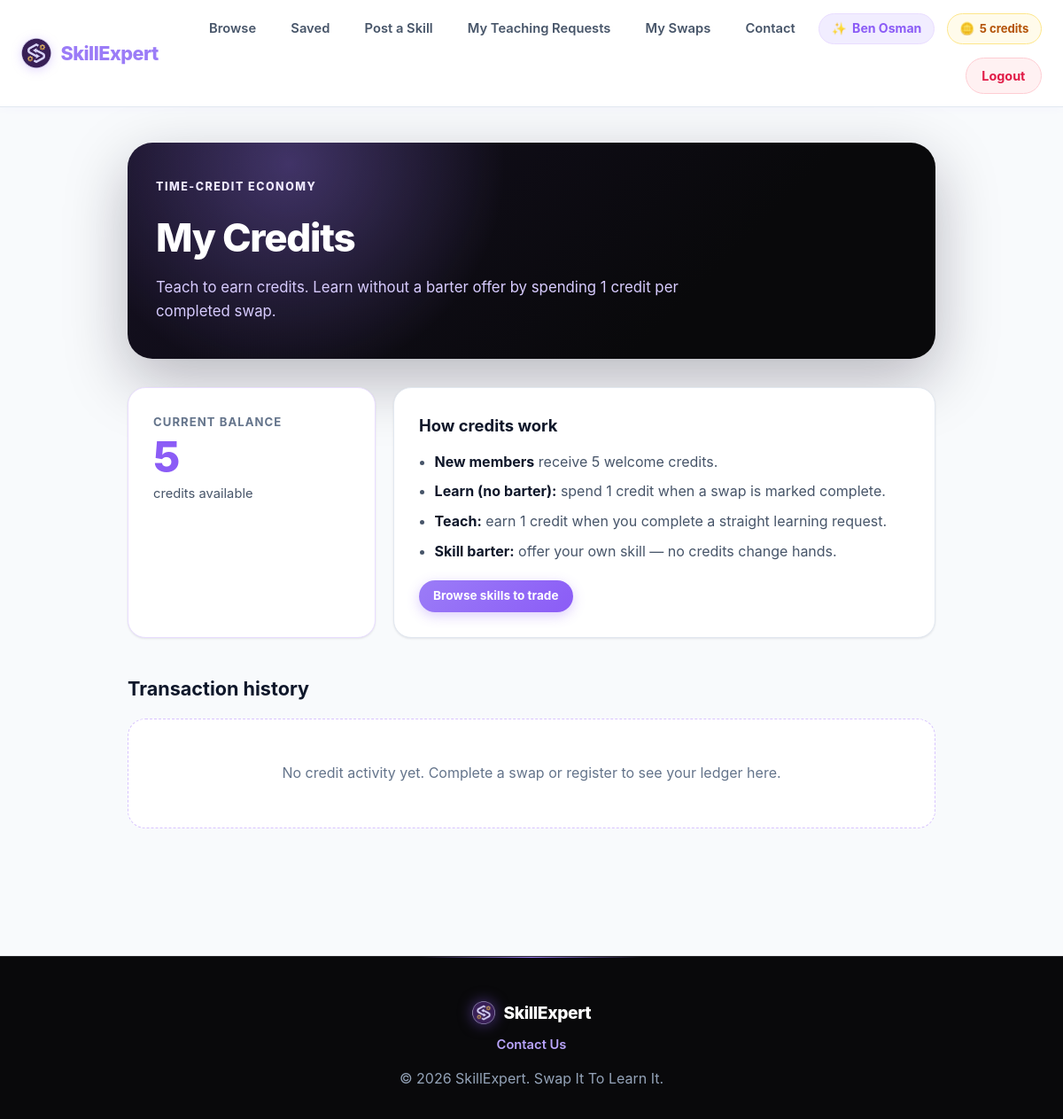
The page /public/credits.php (signed in) on the database as committed earlier.
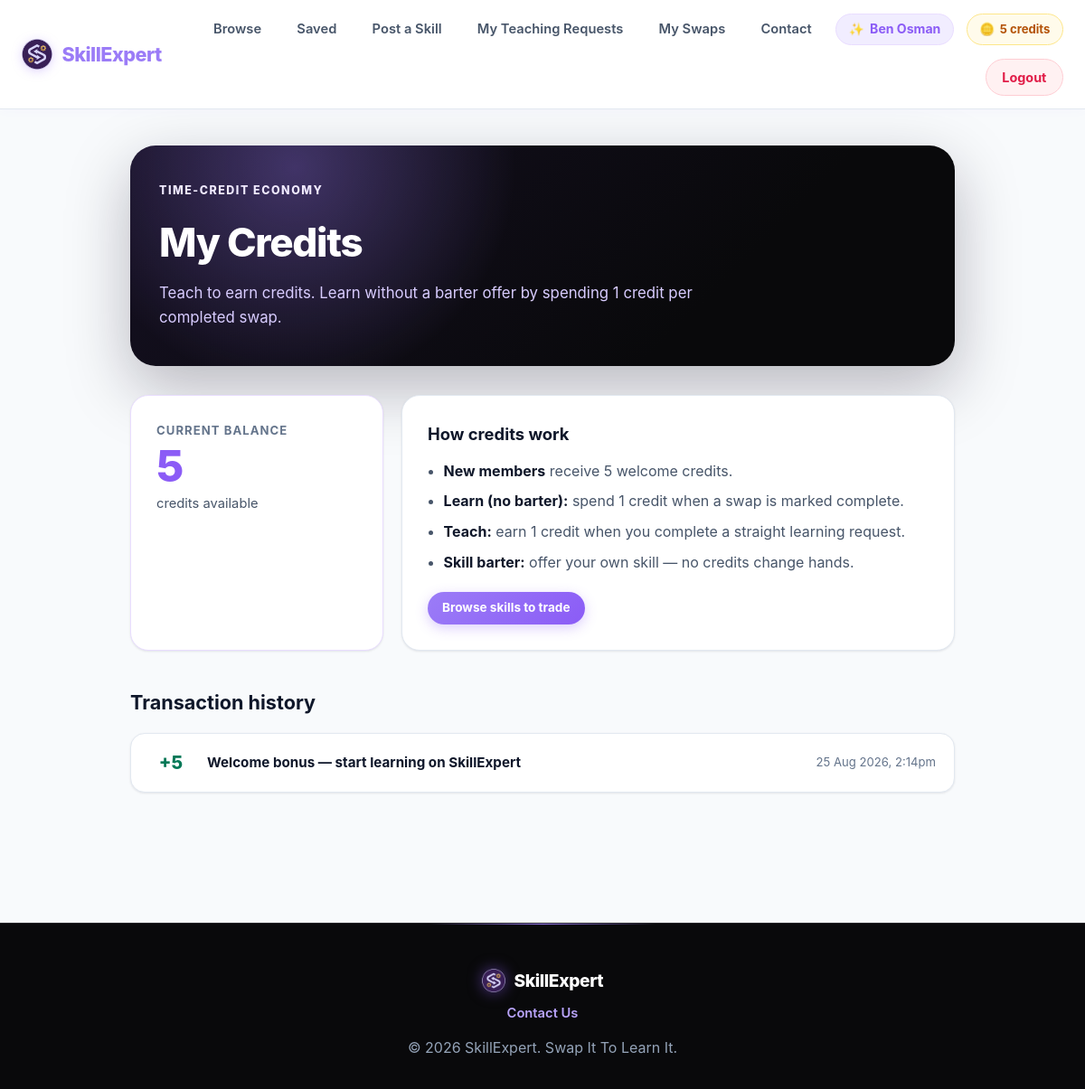
The same page on the database as committed later.
### tables this page shows
CREATE TABLE IF NOT EXISTS creditTransactions (
    id INT UNSIGNED NOT NULL AUTO_INCREMENT,
    userId INT UNSIGNED NOT NULL,
    amount INT NOT NULL,
    type ENUM('welcome_bonus', 'swap_learn', 'swap_teach') NOT NULL,
    description VARCHAR(255) NOT NULL,
    swapId INT UNSIGNED DEFAULT NULL,
    relatedUserId INT UNSIGNED DEFAULT NULL,
    createdAt TIMESTAMP NOT NULL DEFAULT CURRENT_TIMESTAMP,

    PRIMARY KEY (id),
    FOREIGN KEY (userId) REFERENCES users(id) ON DELETE CASCADE,
    FOREIGN KEY (swapId) REFERENCES swapRequests(id) ON DELETE SET NULL,
    FOREIGN KEY (relatedUserId) REFERENCES users(id) ON DELETE SET NULL,
    INDEX idx_user (userId),
    INDEX idx_createdAt (createdAt)
);

### includes/swap_functions.php (called while the page is built, shortened)
<?php
function getUserCreditsBalance(PDO $pdo, int $userId): int
{
    $stmt = $pdo->prepare('SELECT creditsBalance FROM users WHERE id = ? LIMIT 1');
    $stmt->execute([$userId]);
    $row = $stmt->fetch();
    return $row ? (int) $row['creditsBalance'] : 0;
}
function getCreditTransactionsForUser(PDO $pdo, int $userId, int $limit = 50): array
{
    $limit = max(1, min(100, $limit));
    $stmt = $pdo->prepare(
        "SELECT ct.*, u.name AS relatedUserName, sk.title AS skillTitle
         FROM creditTransactions ct
         LEFT JOIN users u ON ct.relatedUserId = u.id
         LEFT JOIN swapRequests sr ON ct.swapId = sr.id
         LEFT JOIN skills sk ON sr.skillId = sk.id
         WHERE ct.userId = ?
         ORDER BY ct.createdAt DESC
         LIMIT {$limit}"
    );
    $stmt->execute([$userId]);
    return $stmt->fetchAll();
}

### public/credits.php (the view, shortened to what this page needs)
<?php
require_once __DIR__ . '/../config/db.php';
require_once __DIR__ . '/../includes/swap_functions.php';
$currentUserId = (int) $_SESSION['user_id'];
$balance = getUserCreditsBalance($pdo, $currentUserId);
$transactions = getCreditTransactionsForUser($pdo, $currentUserId);
?>
<?php require_once __DIR__ . '/../includes/header.php'; ?>
<link rel="stylesheet" href="/main/assets/css/credits.css?v=<?php echo filemtime(__DIR__ . '/../assets/css/credits.css'); ?>">
<section class="container credits-page">
    <div class="credits-page-header">
        <p class="eyebrow">Time-credit economy</p>
        <h1>My Credits</h1>
        <p>Teach to earn credits. Learn without a barter offer by spending 1 credit per completed swap.</p>
    </div>
    <div class="credits-summary-grid">
        <article class="credits-balance-card">
            <span class="credits-balance-label">Current balance</span>
            <strong class="credits-balance-value"><?php echo (int) $balance; ?></strong>
            <span class="credits-balance-unit">credit<?php echo (int) $balance === 1 ? '' : 's'; ?> available</span>
        </article>
        <article class="credits-rules-card">
            <h2>How credits work</h2>
            <ul>
                <li><strong>New members</strong> receive 5 welcome credits.</li>
                <li><strong>Learn (no barter):</strong> spend 1 credit when a swap is marked complete.</li>
                <li><strong>Teach:</strong> earn 1 credit when you complete a straight learning request.</li>
                <li><strong>Skill barter:</strong> offer your own skill — no credits change hands.</li>
            </ul>
            <a href="/main/public/browse.php" class="btn btn-primary btn-sm">Browse skills to trade</a>
        </article>
    </div>
    <div class="credits-history-section">
        <h2>Transaction history</h2>
        <?php if (empty($transactions)): ?>
            <div class="empty-state">
                <p>No credit activity yet. Complete a swap or register to see your ledger here.</p>
            </div>
        <?php else: ?>
            <ul class="credits-ledger">
                <?php foreach ($transactions as $tx): ?>
                    <?php
                    $amount = (int) $tx['amount'];
                    $isPositive = $amount > 0;
                    ?>
                    <li class="credits-ledger-item <?php echo $isPositive ? 'is-credit' : 'is-debit'; ?>">
                        <div class="ledger-main">
                            <span class="ledger-amount"><?php echo $isPositive ? '+' : ''; ?><?php echo $amount; ?></span>
                            <div>
                                <strong><?php echo htmlspecialchars($tx['description']); ?></strong>
                            </div>
                        </div>
                        <time class="ledger-date" datetime="<?php echo htmlspecialchars($tx['createdAt']); ?>">
                            <?php echo htmlspecialchars(date('d M Y, g:ia', strtotime($tx['createdAt']))); ?>
                        </time>
                    </li>
                <?php endforeach; ?>
            </ul>
        <?php endif; ?>
    </div>
</section>
<?php require_once __DIR__ . '/../includes/footer.php'; ?>

Rows that differ between the two databases and show on the page:
added credittransactions: amount "5", description "Welcome bonus — start learning on SkillExpert", createdAt "25 Aug 2026, 2:14pm"
Other text that changed with them:
text no longer shown: "No credit activity yet. Complete a swap or register to see your ledger here."
